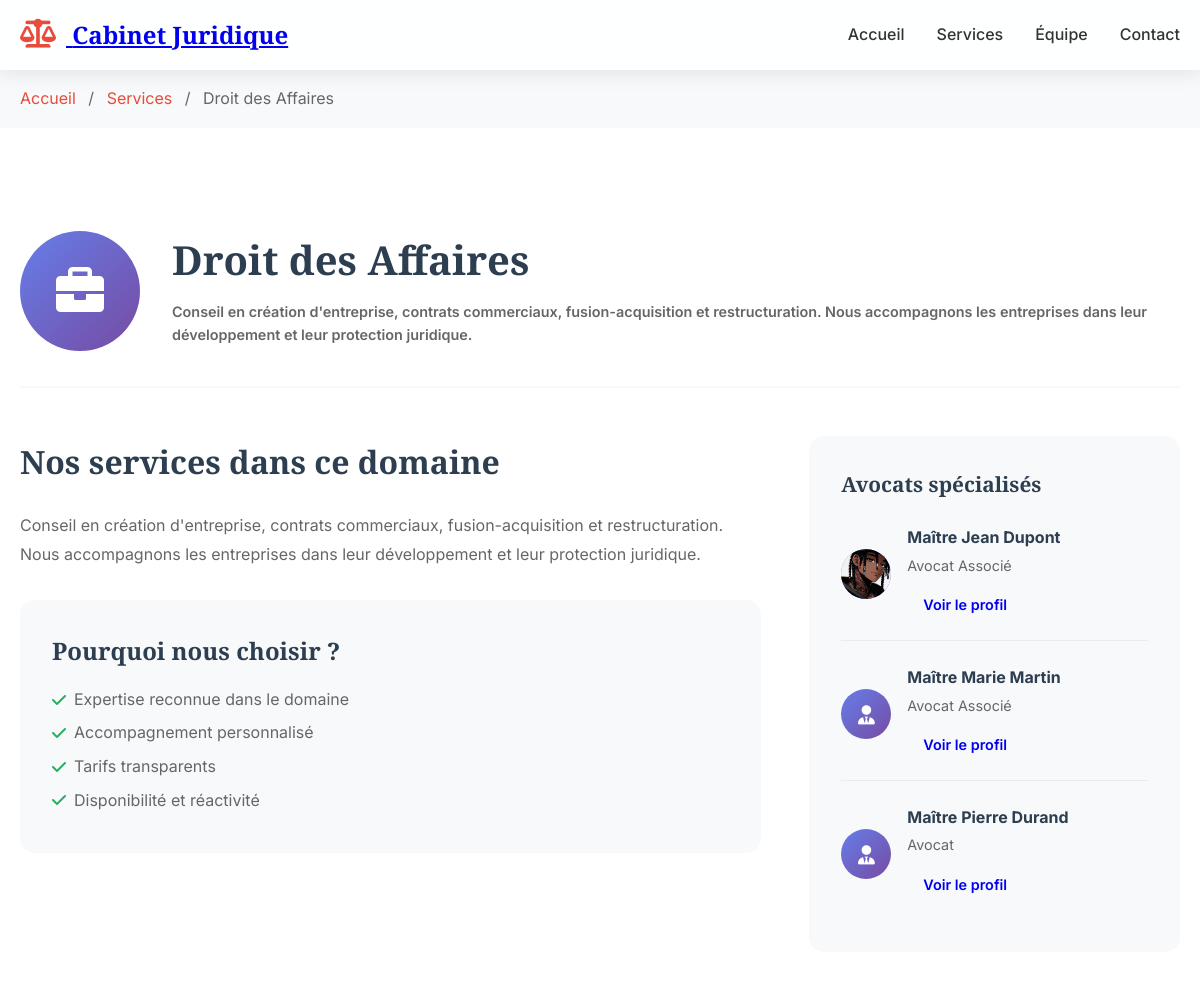
The app's page /services/1/ (upper part), older data.
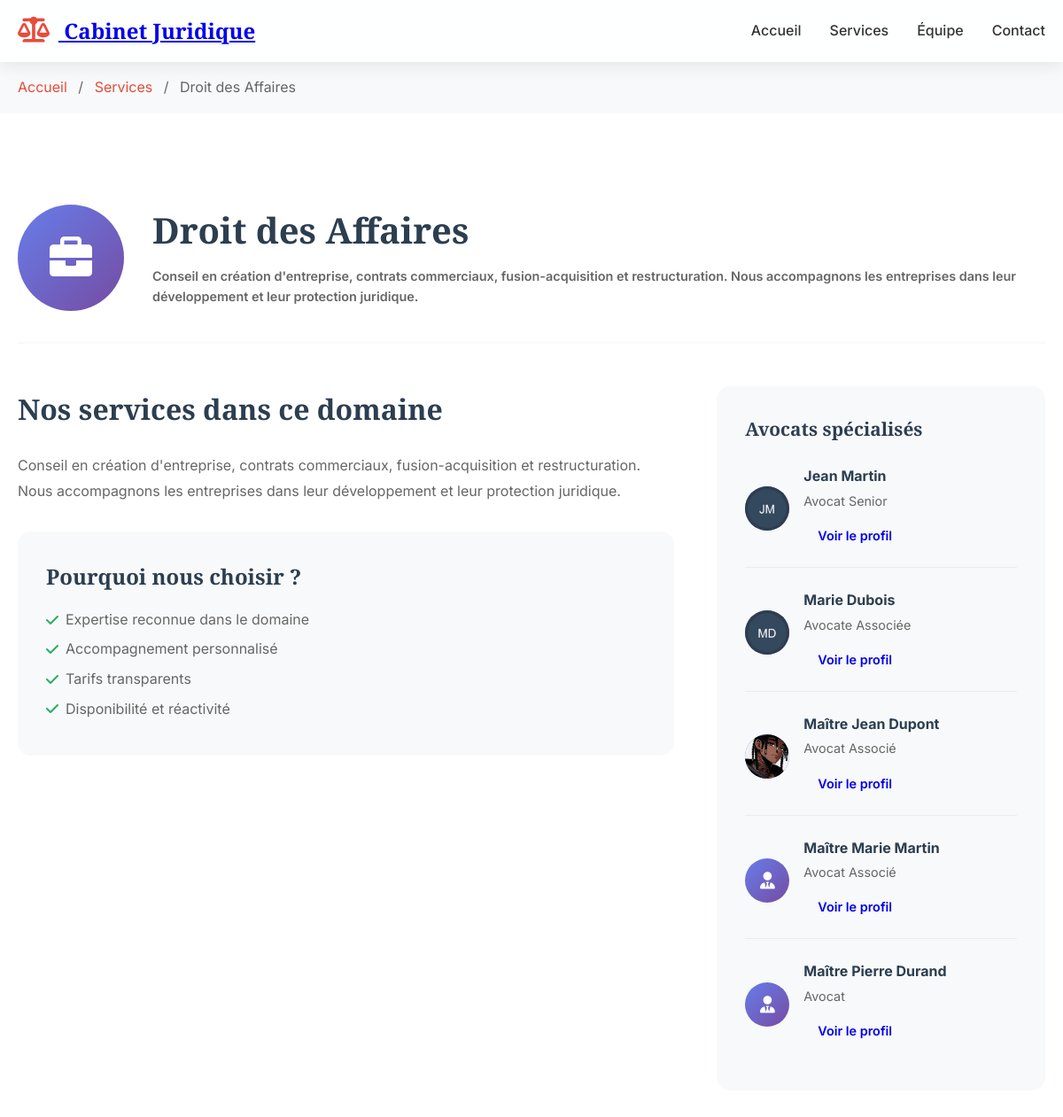
The same page, newer data.
### website/models.py (models this page shows, shortened)
class Avocat(models.Model):
    nom = models.CharField(max_length=100, verbose_name="Nom complet")
    prenom = models.CharField(max_length=100, verbose_name="Prénom", blank=True)
    titre = models.CharField(
        max_length=100,
        verbose_name="Titre",
        help_text="Ex: Avocat Associé, Avocat"
    )
    specialites = models.CharField(
        max_length=200,
        verbose_name="Spécialités",
        help_text="Ex: Droit des Affaires & Fiscal"
    )
    biographie = models.TextField(
        blank=True,
        verbose_name="Biographie",
        help_text="Biographie détaillée de l'avocat"
    )
    photo = models.ImageField(
        upload_to='avocats/',
        blank=True,
        null=True,
        verbose_name="Photo"
    )
    email = models.EmailField(verbose_name="Email")
    telephone = models.CharField(
        max_length=20,
        validators=[RegexValidator(
            regex=r'^\+?1?\d{9,15}$',
            message="Format de téléphone invalide"
        )],
        verbose_name="Téléphone"
    )
    linkedin = models.URLField(blank=True, null=True, verbose_name="LinkedIn")
    ordre_affichage = models.PositiveIntegerField(
        default=0,
        verbose_name="Ordre d'affichage"
    )
    actif = models.BooleanField(default=True, verbose_name="Actif")
    date_creation = models.DateTimeField(auto_now_add=True, verbose_name="Date de création", null=True, blank=True)
    date_modification = models.DateTimeField(auto_now=True, verbose_name="Date de modification", null=True, blank=True)
    class Meta:
        verbose_name = "Avocat"
        verbose_name_plural = "Avocats"
        ordering = ['ordre_affichage', 'nom']

### website/views.py (the view)
# urls.py: path('services/<int:service_id>/', views.service_detail, name='service_detail'),
def service_detail(request, service_id):
    try:
        service = Service.objects.get(id=service_id, actif=True)
        avocats_specialises = Avocat.objects.filter(
            actif=True,
            specialites__icontains=service.nom.split()[0]  # Recherche approximative
        )
        context = {
            'service': service,
            'avocats_specialises': avocats_specialises,
        }
        return render(request, 'website/service_detail.html', context)
    except Service.DoesNotExist:
        messages.error(request, 'Service non trouvé.')
        return redirect('services')

### templates/website/service_detail.html (shortened to what this page needs)
{% extends 'base.html' %}
{% load static %}
{% block content %}
<nav class="breadcrumb">
    <div class="container">
        <a href="{% url 'website:home' %}">Accueil</a>
        <span class="separator">/</span>
        <a href="{% url 'website:services' %}">Services</a>
        <span class="separator">/</span>
        <span class="current">{{ service.nom }}</span>
    </div>
</nav>
<section class="service-detail">
    <div class="container">
        <div class="service-header">
            <div class="service-icon-large">
                <i class="{{ service.icone }}"></i>
            </div>
            <div class="service-info">
                <h1>{{ service.nom }}</h1>
                <p class="service-description">{{ service.description }}</p>
            </div>
        </div>
        <div class="service-content">
            <div class="service-main">
                <h2>Nos services dans ce domaine</h2>
                <div class="service-details">
                    <p>{{ service.description }}</p>
                    <div class="service-features">
                        <h3>Pourquoi nous choisir ?</h3>
                        <ul>
                            <li><i class="fas fa-check"></i> Expertise reconnue dans le domaine</li>
                            <li><i class="fas fa-check"></i> Accompagnement personnalisé</li>
                            <li><i class="fas fa-check"></i> Tarifs transparents</li>
                            <li><i class="fas fa-check"></i> Disponibilité et réactivité</li>
                        </ul>
                    </div>
                </div>
            </div>
            <div class="service-sidebar">
                <div class="sidebar-card">
                    <h3>Avocats spécialisés</h3>
                    {% if avocats_specialises %}
                        {% for avocat in avocats_specialises %}
                            <div class="avocat-mini">
                                <div class="avocat-photo">
                                    {% if avocat.photo %}
                                        <img src="{{ avocat.photo.url }}" alt="{{ avocat.nom }}">
                                    {% else %}
                                        <i class="fas fa-user-tie"></i>
                                    {% endif %}
                                </div>
                                <div class="avocat-info">
                                    <h4>{{ avocat.nom }}</h4>
                                    <p>{{ avocat.titre }}</p>
                                    <a href="{% url 'website:avocat_detail' avocat.id %}" class="btn btn-small">Voir le profil</a>
                                </div>
                            </div>
                        {% endfor %}
                    {% else %}
                        <p>Aucun avocat spécialisé dans ce domaine pour le moment.</p>
                    {% endif %}
                </div>
            </div>
        </div>
    </div>
</section>
{% endblock %}

Row changes from the older to the newer data that the page shows:
added Avocat: photo (picture), nom "Jean Martin", titre "Avocat Senior"
added Avocat: photo (picture), nom "Marie Dubois", titre "Avocate Associée"
